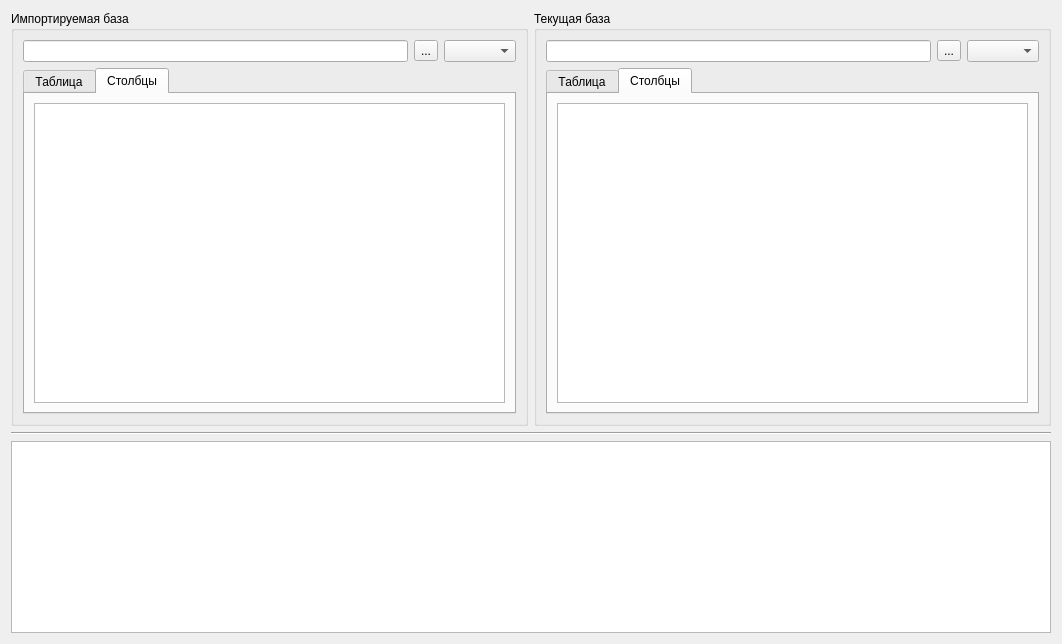
<?xml version="1.0" encoding="UTF-8"?>
<ui version="4.0">
 <class>ImportForm</class>
 <widget class="QWidget" name="ImportForm">
  <property name="geometry">
   <rect>
    <x>0</x>
    <y>0</y>
    <width>1062</width>
    <height>644</height>
   </rect>
  </property>
  <property name="windowTitle">
   <string>Form</string>
  </property>
  <layout class="QGridLayout" name="gridLayout_7">
   <item row="0" column="1">
    <widget class="QGroupBox" name="groupBox_2">
     <property name="title">
      <string>Текущая база</string>
     </property>
     <layout class="QGridLayout" name="gridLayout_6">
      <item row="0" column="0">
       <widget class="QLineEdit" name="lineEdit_2"/>
      </item>
      <item row="0" column="1">
       <widget class="QToolButton" name="toolButton_2">
        <property name="text">
         <string>...</string>
        </property>
       </widget>
      </item>
      <item row="0" column="2">
       <widget class="QComboBox" name="comboBox_2"/>
      </item>
      <item row="1" column="0" colspan="3">
       <widget class="QTabWidget" name="tabWidget_2">
        <property name="currentIndex">
         <number>1</number>
        </property>
        <widget class="QWidget" name="tab_3">
         <attribute name="title">
          <string>Таблица</string>
         </attribute>
         <layout class="QGridLayout" name="gridLayout_2">
          <item row="0" column="0">
           <widget class="QTableView" name="tableView_2"/>
          </item>
         </layout>
        </widget>
        <widget class="QWidget" name="tab_4">
         <attribute name="title">
          <string>Столбцы</string>
         </attribute>
         <layout class="QGridLayout" name="gridLayout_4">
          <item row="0" column="0">
           <widget class="QListView" name="listView_2"/>
          </item>
         </layout>
        </widget>
       </widget>
      </item>
     </layout>
    </widget>
   </item>
   <item row="2" column="0" colspan="2">
    <widget class="QTextBrowser" name="textBrowser">
     <property name="sizePolicy">
      <sizepolicy hsizetype="Expanding" vsizetype="Minimum">
       <horstretch>0</horstretch>
       <verstretch>0</verstretch>
      </sizepolicy>
     </property>
    </widget>
   </item>
   <item row="0" column="0">
    <widget class="QGroupBox" name="groupBox">
     <property name="title">
      <string>Импортируемая база</string>
     </property>
     <layout class="QGridLayout" name="gridLayout">
      <item row="0" column="0">
       <widget class="QLineEdit" name="lineEdit"/>
      </item>
      <item row="0" column="1">
       <widget class="QToolButton" name="toolButton">
        <property name="text">
         <string>...</string>
        </property>
       </widget>
      </item>
      <item row="0" column="2">
       <widget class="QComboBox" name="comboBox"/>
      </item>
      <item row="1" column="0" colspan="3">
       <widget class="QTabWidget" name="tabWidget">
        <property name="currentIndex">
         <number>1</number>
        </property>
        <widget class="QWidget" name="tab">
         <attribute name="title">
          <string>Таблица</string>
         </attribute>
         <layout class="QGridLayout" name="gridLayout_3">
          <item row="0" column="0">
           <widget class="QTableView" name="tableView"/>
          </item>
         </layout>
        </widget>
        <widget class="QWidget" name="tab_2">
         <attribute name="title">
          <string>Столбцы</string>
         </attribute>
         <layout class="QGridLayout" name="gridLayout_5">
          <item row="0" column="0">
           <widget class="QListView" name="listView"/>
          </item>
         </layout>
        </widget>
       </widget>
      </item>
     </layout>
    </widget>
   </item>
   <item row="1" column="0" colspan="2">
    <widget class="Line" name="line">
     <property name="orientation">
      <enum>Qt::Horizontal</enum>
     </property>
    </widget>
   </item>
  </layout>
 </widget>
 <resources/>
 <connections/>
</ui>
